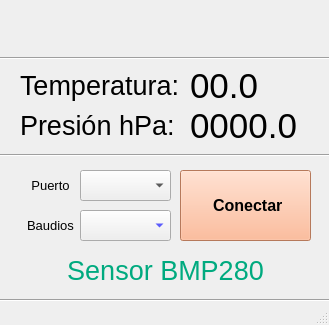
<?xml version="1.0" encoding="UTF-8"?>
<ui version="4.0">
 <class>MainWindow</class>
 <widget class="QMainWindow" name="MainWindow">
  <property name="geometry">
   <rect>
    <x>0</x>
    <y>0</y>
    <width>329</width>
    <height>325</height>
   </rect>
  </property>
  <property name="palette">
   <palette>
    <active>
     <colorrole role="Text">
      <brush brushstyle="SolidPattern">
       <color alpha="255">
        <red>255</red>
        <green>0</green>
        <blue>0</blue>
       </color>
      </brush>
     </colorrole>
     <colorrole role="PlaceholderText">
      <brush brushstyle="SolidPattern">
       <color alpha="128">
        <red>255</red>
        <green>0</green>
        <blue>0</blue>
       </color>
      </brush>
     </colorrole>
    </active>
    <inactive>
     <colorrole role="Text">
      <brush brushstyle="SolidPattern">
       <color alpha="255">
        <red>255</red>
        <green>0</green>
        <blue>0</blue>
       </color>
      </brush>
     </colorrole>
     <colorrole role="PlaceholderText">
      <brush brushstyle="SolidPattern">
       <color alpha="128">
        <red>255</red>
        <green>0</green>
        <blue>0</blue>
       </color>
      </brush>
     </colorrole>
    </inactive>
    <disabled>
     <colorrole role="Text">
      <brush brushstyle="SolidPattern">
       <color alpha="255">
        <red>120</red>
        <green>120</green>
        <blue>120</blue>
       </color>
      </brush>
     </colorrole>
     <colorrole role="PlaceholderText">
      <brush brushstyle="SolidPattern">
       <color alpha="128">
        <red>0</red>
        <green>0</green>
        <blue>0</blue>
       </color>
      </brush>
     </colorrole>
    </disabled>
   </palette>
  </property>
  <property name="windowTitle">
   <string>Firtec Argentina</string>
  </property>
  <property name="styleSheet">
   <string notr="true"/>
  </property>
  <widget class="QWidget" name="centralWidget">
   <widget class="QPushButton" name="pushButton">
    <property name="geometry">
     <rect>
      <x>180</x>
      <y>170</y>
      <width>131</width>
      <height>71</height>
     </rect>
    </property>
    <property name="palette">
     <palette>
      <active>
       <colorrole role="Button">
        <brush brushstyle="SolidPattern">
         <color alpha="255">
          <red>255</red>
          <green>170</green>
          <blue>127</blue>
         </color>
        </brush>
       </colorrole>
       <colorrole role="Text">
        <brush brushstyle="SolidPattern">
         <color alpha="255">
          <red>0</red>
          <green>85</green>
          <blue>127</blue>
         </color>
        </brush>
       </colorrole>
       <colorrole role="Base">
        <brush brushstyle="SolidPattern">
         <color alpha="255">
          <red>255</red>
          <green>170</green>
          <blue>127</blue>
         </color>
        </brush>
       </colorrole>
       <colorrole role="Window">
        <brush brushstyle="SolidPattern">
         <color alpha="255">
          <red>255</red>
          <green>170</green>
          <blue>127</blue>
         </color>
        </brush>
       </colorrole>
       <colorrole role="PlaceholderText">
        <brush brushstyle="SolidPattern">
         <color alpha="128">
          <red>0</red>
          <green>85</green>
          <blue>127</blue>
         </color>
        </brush>
       </colorrole>
      </active>
      <inactive>
       <colorrole role="Button">
        <brush brushstyle="SolidPattern">
         <color alpha="255">
          <red>255</red>
          <green>170</green>
          <blue>127</blue>
         </color>
        </brush>
       </colorrole>
       <colorrole role="Text">
        <brush brushstyle="SolidPattern">
         <color alpha="255">
          <red>0</red>
          <green>85</green>
          <blue>127</blue>
         </color>
        </brush>
       </colorrole>
       <colorrole role="Base">
        <brush brushstyle="SolidPattern">
         <color alpha="255">
          <red>255</red>
          <green>170</green>
          <blue>127</blue>
         </color>
        </brush>
       </colorrole>
       <colorrole role="Window">
        <brush brushstyle="SolidPattern">
         <color alpha="255">
          <red>255</red>
          <green>170</green>
          <blue>127</blue>
         </color>
        </brush>
       </colorrole>
       <colorrole role="PlaceholderText">
        <brush brushstyle="SolidPattern">
         <color alpha="128">
          <red>0</red>
          <green>85</green>
          <blue>127</blue>
         </color>
        </brush>
       </colorrole>
      </inactive>
      <disabled>
       <colorrole role="Button">
        <brush brushstyle="SolidPattern">
         <color alpha="255">
          <red>255</red>
          <green>170</green>
          <blue>127</blue>
         </color>
        </brush>
       </colorrole>
       <colorrole role="Text">
        <brush brushstyle="SolidPattern">
         <color alpha="255">
          <red>120</red>
          <green>120</green>
          <blue>120</blue>
         </color>
        </brush>
       </colorrole>
       <colorrole role="Base">
        <brush brushstyle="SolidPattern">
         <color alpha="255">
          <red>255</red>
          <green>170</green>
          <blue>127</blue>
         </color>
        </brush>
       </colorrole>
       <colorrole role="Window">
        <brush brushstyle="SolidPattern">
         <color alpha="255">
          <red>255</red>
          <green>170</green>
          <blue>127</blue>
         </color>
        </brush>
       </colorrole>
       <colorrole role="PlaceholderText">
        <brush brushstyle="SolidPattern">
         <color alpha="128">
          <red>0</red>
          <green>0</green>
          <blue>0</blue>
         </color>
        </brush>
       </colorrole>
      </disabled>
     </palette>
    </property>
    <property name="font">
     <font>
      <pointsize>12</pointsize>
      <weight>75</weight>
      <bold>true</bold>
     </font>
    </property>
    <property name="cursor">
     <cursorShape>PointingHandCursor</cursorShape>
    </property>
    <property name="styleSheet">
     <string notr="true"/>
    </property>
    <property name="text">
     <string> Conectar</string>
    </property>
   </widget>
   <widget class="QComboBox" name="puerto">
    <property name="geometry">
     <rect>
      <x>80</x>
      <y>170</y>
      <width>91</width>
      <height>31</height>
     </rect>
    </property>
    <property name="palette">
     <palette>
      <active>
       <colorrole role="Text">
        <brush brushstyle="SolidPattern">
         <color alpha="255">
          <red>0</red>
          <green>0</green>
          <blue>255</blue>
         </color>
        </brush>
       </colorrole>
       <colorrole role="PlaceholderText">
        <brush brushstyle="SolidPattern">
         <color alpha="128">
          <red>0</red>
          <green>0</green>
          <blue>255</blue>
         </color>
        </brush>
       </colorrole>
      </active>
      <inactive>
       <colorrole role="Text">
        <brush brushstyle="SolidPattern">
         <color alpha="255">
          <red>0</red>
          <green>0</green>
          <blue>255</blue>
         </color>
        </brush>
       </colorrole>
       <colorrole role="PlaceholderText">
        <brush brushstyle="SolidPattern">
         <color alpha="128">
          <red>0</red>
          <green>0</green>
          <blue>255</blue>
         </color>
        </brush>
       </colorrole>
      </inactive>
      <disabled>
       <colorrole role="Text">
        <brush brushstyle="SolidPattern">
         <color alpha="255">
          <red>120</red>
          <green>120</green>
          <blue>120</blue>
         </color>
        </brush>
       </colorrole>
       <colorrole role="PlaceholderText">
        <brush brushstyle="SolidPattern">
         <color alpha="128">
          <red>0</red>
          <green>0</green>
          <blue>0</blue>
         </color>
        </brush>
       </colorrole>
      </disabled>
     </palette>
    </property>
    <property name="font">
     <font>
      <pointsize>10</pointsize>
      <weight>75</weight>
      <bold>true</bold>
     </font>
    </property>
    <property name="cursor">
     <cursorShape>PointingHandCursor</cursorShape>
    </property>
    <property name="styleSheet">
     <string notr="true"/>
    </property>
   </widget>
   <widget class="QLabel" name="t">
    <property name="geometry">
     <rect>
      <x>190</x>
      <y>60</y>
      <width>91</width>
      <height>51</height>
     </rect>
    </property>
    <property name="font">
     <font>
      <pointsize>26</pointsize>
     </font>
    </property>
    <property name="text">
     <string>00.0</string>
    </property>
   </widget>
   <widget class="QLabel" name="p">
    <property name="geometry">
     <rect>
      <x>190</x>
      <y>100</y>
      <width>111</width>
      <height>51</height>
     </rect>
    </property>
    <property name="font">
     <font>
      <pointsize>26</pointsize>
     </font>
    </property>
    <property name="text">
     <string>0000.0</string>
    </property>
   </widget>
   <widget class="QLabel" name="label">
    <property name="geometry">
     <rect>
      <x>20</x>
      <y>60</y>
      <width>171</width>
      <height>51</height>
     </rect>
    </property>
    <property name="font">
     <font>
      <pointsize>20</pointsize>
     </font>
    </property>
    <property name="text">
     <string>Temperatura:</string>
    </property>
   </widget>
   <widget class="QLabel" name="label_2">
    <property name="geometry">
     <rect>
      <x>20</x>
      <y>100</y>
      <width>161</width>
      <height>51</height>
     </rect>
    </property>
    <property name="font">
     <font>
      <pointsize>20</pointsize>
     </font>
    </property>
    <property name="text">
     <string>Presión hPa:</string>
    </property>
   </widget>
   <widget class="QLabel" name="label_3">
    <property name="geometry">
     <rect>
      <x>10</x>
      <y>250</y>
      <width>311</width>
      <height>41</height>
     </rect>
    </property>
    <property name="font">
     <font>
      <pointsize>20</pointsize>
     </font>
    </property>
    <property name="styleSheet">
     <string notr="true">color: rgb(0, 170, 127);</string>
    </property>
    <property name="text">
     <string>Sensor BMP280</string>
    </property>
    <property name="alignment">
     <set>Qt::AlignCenter</set>
    </property>
   </widget>
   <widget class="Line" name="line">
    <property name="geometry">
     <rect>
      <x>0</x>
      <y>50</y>
      <width>331</width>
      <height>16</height>
     </rect>
    </property>
    <property name="orientation">
     <enum>Qt::Horizontal</enum>
    </property>
   </widget>
   <widget class="Line" name="line_2">
    <property name="geometry">
     <rect>
      <x>0</x>
      <y>290</y>
      <width>331</width>
      <height>20</height>
     </rect>
    </property>
    <property name="orientation">
     <enum>Qt::Horizontal</enum>
    </property>
   </widget>
   <widget class="QComboBox" name="baudBox">
    <property name="geometry">
     <rect>
      <x>80</x>
      <y>210</y>
      <width>91</width>
      <height>31</height>
     </rect>
    </property>
    <property name="palette">
     <palette>
      <active>
       <colorrole role="Text">
        <brush brushstyle="SolidPattern">
         <color alpha="255">
          <red>0</red>
          <green>0</green>
          <blue>255</blue>
         </color>
        </brush>
       </colorrole>
       <colorrole role="ButtonText">
        <brush brushstyle="SolidPattern">
         <color alpha="255">
          <red>0</red>
          <green>0</green>
          <blue>255</blue>
         </color>
        </brush>
       </colorrole>
       <colorrole role="PlaceholderText">
        <brush brushstyle="SolidPattern">
         <color alpha="128">
          <red>0</red>
          <green>0</green>
          <blue>255</blue>
         </color>
        </brush>
       </colorrole>
      </active>
      <inactive>
       <colorrole role="Text">
        <brush brushstyle="SolidPattern">
         <color alpha="255">
          <red>0</red>
          <green>0</green>
          <blue>255</blue>
         </color>
        </brush>
       </colorrole>
       <colorrole role="ButtonText">
        <brush brushstyle="SolidPattern">
         <color alpha="255">
          <red>0</red>
          <green>0</green>
          <blue>255</blue>
         </color>
        </brush>
       </colorrole>
       <colorrole role="PlaceholderText">
        <brush brushstyle="SolidPattern">
         <color alpha="128">
          <red>0</red>
          <green>0</green>
          <blue>255</blue>
         </color>
        </brush>
       </colorrole>
      </inactive>
      <disabled>
       <colorrole role="Text">
        <brush brushstyle="SolidPattern">
         <color alpha="255">
          <red>120</red>
          <green>120</green>
          <blue>120</blue>
         </color>
        </brush>
       </colorrole>
       <colorrole role="ButtonText">
        <brush brushstyle="SolidPattern">
         <color alpha="255">
          <red>120</red>
          <green>120</green>
          <blue>120</blue>
         </color>
        </brush>
       </colorrole>
       <colorrole role="PlaceholderText">
        <brush brushstyle="SolidPattern">
         <color alpha="128">
          <red>0</red>
          <green>0</green>
          <blue>0</blue>
         </color>
        </brush>
       </colorrole>
      </disabled>
     </palette>
    </property>
    <property name="font">
     <font>
      <pointsize>10</pointsize>
      <weight>75</weight>
      <bold>true</bold>
     </font>
    </property>
    <property name="cursor">
     <cursorShape>PointingHandCursor</cursorShape>
    </property>
    <property name="styleSheet">
     <string notr="true"/>
    </property>
   </widget>
   <widget class="QLabel" name="label_5">
    <property name="geometry">
     <rect>
      <x>20</x>
      <y>170</y>
      <width>61</width>
      <height>31</height>
     </rect>
    </property>
    <property name="palette">
     <palette>
      <active>
       <colorrole role="Text">
        <brush brushstyle="SolidPattern">
         <color alpha="255">
          <red>0</red>
          <green>0</green>
          <blue>255</blue>
         </color>
        </brush>
       </colorrole>
       <colorrole role="PlaceholderText">
        <brush brushstyle="SolidPattern">
         <color alpha="128">
          <red>0</red>
          <green>0</green>
          <blue>255</blue>
         </color>
        </brush>
       </colorrole>
      </active>
      <inactive>
       <colorrole role="Text">
        <brush brushstyle="SolidPattern">
         <color alpha="255">
          <red>0</red>
          <green>0</green>
          <blue>255</blue>
         </color>
        </brush>
       </colorrole>
       <colorrole role="PlaceholderText">
        <brush brushstyle="SolidPattern">
         <color alpha="128">
          <red>0</red>
          <green>0</green>
          <blue>255</blue>
         </color>
        </brush>
       </colorrole>
      </inactive>
      <disabled>
       <colorrole role="Text">
        <brush brushstyle="SolidPattern">
         <color alpha="255">
          <red>120</red>
          <green>120</green>
          <blue>120</blue>
         </color>
        </brush>
       </colorrole>
       <colorrole role="PlaceholderText">
        <brush brushstyle="SolidPattern">
         <color alpha="128">
          <red>0</red>
          <green>0</green>
          <blue>0</blue>
         </color>
        </brush>
       </colorrole>
      </disabled>
     </palette>
    </property>
    <property name="font">
     <font>
      <pointsize>10</pointsize>
     </font>
    </property>
    <property name="text">
     <string>Puerto</string>
    </property>
    <property name="alignment">
     <set>Qt::AlignCenter</set>
    </property>
   </widget>
   <widget class="QLabel" name="label_6">
    <property name="geometry">
     <rect>
      <x>20</x>
      <y>210</y>
      <width>61</width>
      <height>31</height>
     </rect>
    </property>
    <property name="palette">
     <palette>
      <active>
       <colorrole role="Text">
        <brush brushstyle="SolidPattern">
         <color alpha="255">
          <red>0</red>
          <green>0</green>
          <blue>255</blue>
         </color>
        </brush>
       </colorrole>
       <colorrole role="PlaceholderText">
        <brush brushstyle="SolidPattern">
         <color alpha="128">
          <red>0</red>
          <green>0</green>
          <blue>255</blue>
         </color>
        </brush>
       </colorrole>
      </active>
      <inactive>
       <colorrole role="Text">
        <brush brushstyle="SolidPattern">
         <color alpha="255">
          <red>0</red>
          <green>0</green>
          <blue>255</blue>
         </color>
        </brush>
       </colorrole>
       <colorrole role="PlaceholderText">
        <brush brushstyle="SolidPattern">
         <color alpha="128">
          <red>0</red>
          <green>0</green>
          <blue>255</blue>
         </color>
        </brush>
       </colorrole>
      </inactive>
      <disabled>
       <colorrole role="Text">
        <brush brushstyle="SolidPattern">
         <color alpha="255">
          <red>120</red>
          <green>120</green>
          <blue>120</blue>
         </color>
        </brush>
       </colorrole>
       <colorrole role="PlaceholderText">
        <brush brushstyle="SolidPattern">
         <color alpha="128">
          <red>0</red>
          <green>0</green>
          <blue>0</blue>
         </color>
        </brush>
       </colorrole>
      </disabled>
     </palette>
    </property>
    <property name="font">
     <font>
      <pointsize>10</pointsize>
     </font>
    </property>
    <property name="text">
     <string>Baudios</string>
    </property>
    <property name="alignment">
     <set>Qt::AlignCenter</set>
    </property>
   </widget>
   <widget class="Line" name="line_3">
    <property name="geometry">
     <rect>
      <x>0</x>
      <y>140</y>
      <width>331</width>
      <height>31</height>
     </rect>
    </property>
    <property name="orientation">
     <enum>Qt::Horizontal</enum>
    </property>
   </widget>
   <widget class="QLabel" name="label_4">
    <property name="geometry">
     <rect>
      <x>70</x>
      <y>0</y>
      <width>181</width>
      <height>61</height>
     </rect>
    </property>
    <property name="styleSheet">
     <string notr="true">border-image: url(:/Futuro_Tecnologico.png);</string>
    </property>
    <property name="text">
     <string/>
    </property>
   </widget>
  </widget>
  <widget class="QMenuBar" name="menuBar">
   <property name="geometry">
    <rect>
     <x>0</x>
     <y>0</y>
     <width>329</width>
     <height>21</height>
    </rect>
   </property>
  </widget>
  <widget class="QStatusBar" name="statusBar">
   <property name="palette">
    <palette>
     <active>
      <colorrole role="WindowText">
       <brush brushstyle="SolidPattern">
        <color alpha="255">
         <red>255</red>
         <green>0</green>
         <blue>0</blue>
        </color>
       </brush>
      </colorrole>
     </active>
     <inactive>
      <colorrole role="WindowText">
       <brush brushstyle="SolidPattern">
        <color alpha="255">
         <red>255</red>
         <green>0</green>
         <blue>0</blue>
        </color>
       </brush>
      </colorrole>
     </inactive>
     <disabled>
      <colorrole role="WindowText">
       <brush brushstyle="SolidPattern">
        <color alpha="255">
         <red>120</red>
         <green>120</green>
         <blue>120</blue>
        </color>
       </brush>
      </colorrole>
     </disabled>
    </palette>
   </property>
   <property name="font">
    <font>
     <pointsize>10</pointsize>
     <italic>true</italic>
    </font>
   </property>
   <property name="autoFillBackground">
    <bool>false</bool>
   </property>
  </widget>
 </widget>
 <layoutdefault spacing="6" margin="11"/>
 <resources/>
 <connections/>
</ui>
